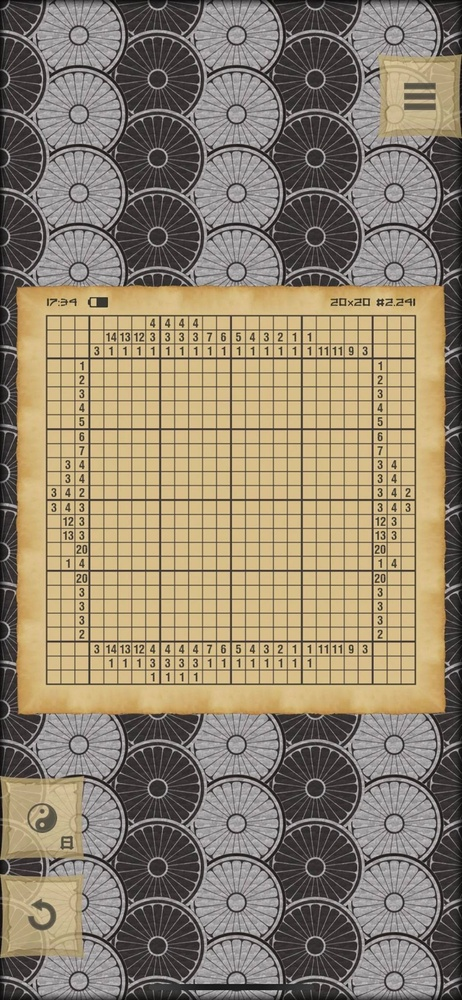
#> input picture tests/input_images/image1.jpg, 462 x 1000 px, shrunk from 946 x 2048 before the run, found by its file name
$ python nonogram_full_array_from_image.py
#> lines starting #> are read from the running program, lines starting #| are printed output that depends on the picture; after the words box and inside, x2 and y2 are one past the last pixel; in counts of white or black regions, pixels touching at a corner belong together
"""Get grid array from nonogram image"""
# imports
import os
import cv2
import numpy as np
import pytesseract


def get_image(path):
    """Get image given path"""
#> called with path = 'tests/input_images/image1.jpg'
    return cv2.imread(path)
#> returned value is the input picture: shape (1000, 462, 3); mean B, G, R 110.6, 130.9, 143.6


def get_image_name(path):
    """Get image name"""
    return os.path.basename(path)


def base_transformation(image):
    """Complete base transformations"""
    # make image gray
    gray = cv2.cvtColor(image, cv2.COLOR_BGR2GRAY)

    # apply Gaussian Blur to reduce noise
    image_blurred = cv2.GaussianBlur(gray, (3, 3), 0)
#> in transform_image, `edges = cv2.Canny(image_blurred, 100, 300, apertureSize=3)`:
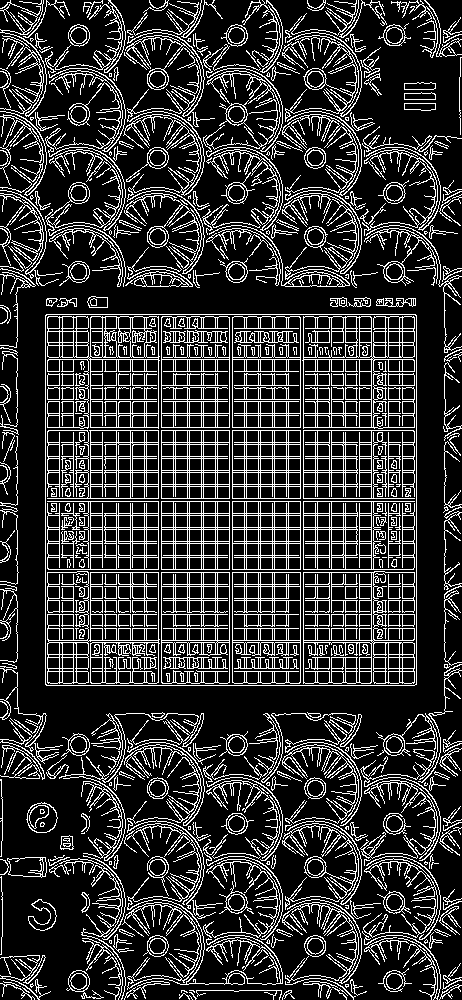
#> edges: shape (1000, 462); 19.4% white in thin lines or dots

    return image_blurred


def get_largest_contour_bounding_box(edges):
    """Get largest contour"""
    # find contours
    contours, _ = cv2.findContours(
        edges, cv2.RETR_LIST, cv2.CHAIN_APPROX_SIMPLE)
#> contours = 2103 contours, 698 with area under 20; largest, box (x1, y1, x2, y2) and area: (45, 314, 417, 686) 137638, (45, 314, 417, 686) 137633, (303, 571, 415, 684) 10309, (302, 316, 415, 429) 10129, (47, 571, 160, 684) 9974

    # finds largest contour
    max_contour = max(contours, key=cv2.contourArea)
#> max_contour = contour of 9 points, box (x1, y1, x2, y2) (45, 314, 417, 686), area 137638

    x_coord, y_coord, width, height = cv2.boundingRect(max_contour)
#> x_coord = 45; y_coord = 314; width = 372; height = 372
    return (x_coord, y_coord, width, height)


def transform_image(image):
    """Transform image to detect edges"""
    # apply base transformations
    image_blurred = base_transformation(image)

    # get edges using Canny method
    edges = cv2.Canny(image_blurred, 100, 300, apertureSize=3)

    # finds largest contour
    x_coord, y_coord, width, height = get_largest_contour_bounding_box(edges)
#> x_coord = 45; y_coord = 314; width = 372; height = 372

    # creates image with contour
    cropped_image = image[y_coord:y_coord + height, x_coord:x_coord + width]

    return cropped_image


def get_binary_image(image):
    """Converts image to black and white"""
    gray_image = cv2.cvtColor(image, cv2.COLOR_BGR2GRAY)
    (thresh, black_white_image) = cv2.threshold(
        gray_image, 150, 255, cv2.THRESH_BINARY_INV)
#> black_white_image: shape (372, 372); 24.6% white in thin lines or dots
    return thresh, black_white_image


def get_num_rows_cols_from_image(image):
    """Get cell dimensions"""
    # transform image
    gray_image = cv2.cvtColor(image, cv2.COLOR_BGR2GRAY)
    (_, black_white_image) = cv2.threshold(
        gray_image, 150, 255, cv2.THRESH_BINARY)
    kernel = np.ones((1, 5), np.uint8)
    erosion = cv2.erode(black_white_image, kernel, iterations=1)

    for row in range(erosion.shape[0]):
        count = 0
        temp_color = erosion[row][0]
        for col in range(erosion.shape[1]):
            current_color = erosion[row][col]
            if temp_color != current_color:
                if temp_color == 255:
                    temp_color = 0
                else:
                    temp_color = 255
                count += 1
        if count > 2:
            pixel_row_for_col_counting = row + 1
            break

    temp_color = 0
    count = 0
    for col in range(erosion.shape[1]):
        current_color = erosion[pixel_row_for_col_counting][col]
        if temp_color != current_color:
            if temp_color == 255:
                temp_color = 0
            else:
                temp_color = 255
            count += 1

    num_cols = int(round(count / 2))
    approximate_col_side_length = erosion.shape[1] / num_cols
    num_rows = int(round(erosion.shape[0] / approximate_col_side_length))
    return num_rows, num_cols


def remove_horizontal_grid_lines(image):
    """Remove horizontal grid lines from image"""
    thresh = get_binary_image(image)[1]

    # Remove horizontal
    horizontal_kernel = cv2.getStructuringElement(cv2.MORPH_RECT, (25, 1))
    detected_lines = cv2.morphologyEx(
        thresh,
        cv2.MORPH_OPEN,
        horizontal_kernel,
        iterations=2)
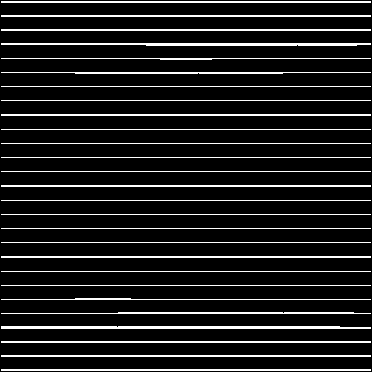
#> detected_lines: shape (372, 372); 11% white in thin lines or dots
    contours = cv2.findContours(
        detected_lines,
        cv2.RETR_EXTERNAL,
        cv2.CHAIN_APPROX_SIMPLE)
#> contours = 27 contours, 12 with area under 20; largest, box (x1, y1, x2, y2) and area: (1, 326, 371, 329) 706, (1, 43, 371, 46) 579, (1, 369, 371, 371) 369, (1, 355, 371, 357) 369, (1, 341, 371, 343) 369
    contours = contours[0] if len(contours) == 2 else contours[1]
    for contour in contours:
        cv2.drawContours(image, [contour], -1, (255, 255, 255), 2)
#> this loop made 27 passes
#> contour on passes 1, 2, 3, 7, 8, 9, 10, 11, 12, 13, 14, 15: [[1, 369], [1, 370], [370, 370], [370, 369]], [[1, 355], [1, 356], [370, 356], [370, 355]], [[1, 341], [1, 342], [370, 342], [370, 341]], [[1, 285], [370, 285]], [[1, 271], [370, 271]], [[1, 256], [1, 257], [370, 257], [370, 256]], [[1, 242], [370, 242]], [[1, 228], [370, 228]], [[1, 214], [370, 214]], [[1, 200], [370, 200]], [[1, 185], [1, 186], [370, 186], [370, 185]], [[1, 171], [370, 171]]
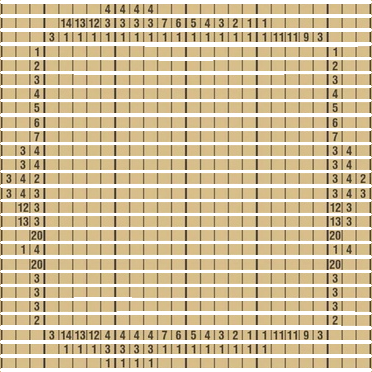
#> image: shape (372, 372, 3); mean B, G, R 161.7, 196.2, 213.2

    # Repair image
    repair_kernel = cv2.getStructuringElement(cv2.MORPH_RECT, (1, 6))
#> repair_kernel = [1, 1, 1, 1, 1, 1]
    result = 255 - cv2.morphologyEx(255 - image,
                                    cv2.MORPH_CLOSE,
                                    repair_kernel,
                                    iterations=1)

    return result


def remove_vertical_grid_lines(image):
    """Remove vertical grid lines from image"""
    thresh = get_binary_image(image)[1]
#> in get_binary_image (call 2), `(thresh, black_white_image) = cv2.threshold( gray_image, 150, 255, cv2..`: black_white_image: shape (372, 372); 15.2% white in thin lines or dots

    # Remove vertical
    vertical_kernel = cv2.getStructuringElement(cv2.MORPH_RECT, (1, 25))
#> vertical_kernel = 25 values from 1 to 1
    detected_lines = cv2.morphologyEx(
        thresh, cv2.MORPH_OPEN, vertical_kernel, iterations=2)
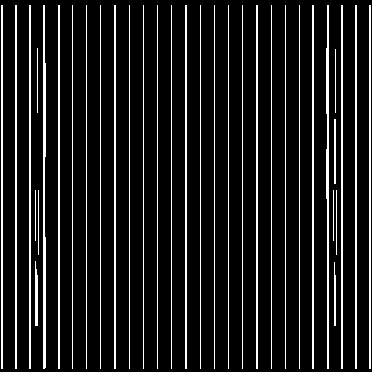
#> detected_lines: shape (372, 372); 11.3% white in thin lines or dots
    contours = cv2.findContours(
        detected_lines,
        cv2.RETR_EXTERNAL,
        cv2.CHAIN_APPROX_SIMPLE)
#> contours = 36 contours, 20 with area under 20; largest, box (x1, y1, x2, y2) and area: (43, 5, 46, 369) 588, (326, 5, 329, 369) 479, (369, 5, 371, 369) 363, (355, 5, 357, 369) 363, (341, 5, 343, 369) 363
    contours = contours[0] if len(contours) == 2 else contours[1]
    for contour in contours:
        cv2.drawContours(image, [contour], -1, (255, 255, 255), 2)
#> this loop made 36 passes
#> contour on passes 3, 4, 5, 6, 7, 8, 9, 10, 11, 12, 14, 15: [[336, 190], [336, 254]], [[333, 190], [333, 240]], [[38, 190], [38, 254]], [[35, 190], [35, 240]], [[334, 119], [334, 183], [335, 183], [335, 119]], [[335, 49], [335, 112]], [[37, 48], [37, 112]], [[369, 5], [369, 368], [370, 368], [370, 5]], [[355, 5], [355, 368], [356, 368], [356, 5]], [[341, 5], [341, 368], [342, 368], [342, 5]], [[312, 5], [312, 368], [313, 368], [313, 5]], [[299, 5], [299, 368]]
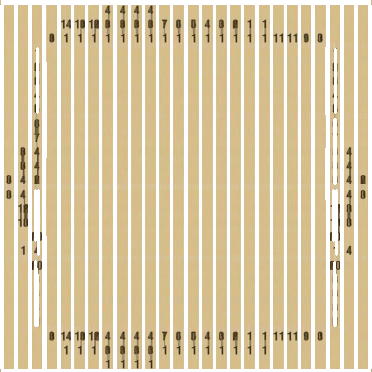
#> image: shape (372, 372, 3); mean B, G, R 170.2, 205.2, 222

    # Repair image
    repair_kernel = cv2.getStructuringElement(cv2.MORPH_RECT, (6, 1))
#> repair_kernel = [[1, 1, 1, 1, 1, 1]]
    result = 255 - cv2.morphologyEx(255 - image,
                                    cv2.MORPH_CLOSE,
                                    repair_kernel,
                                    iterations=1)
#> in get_num_rows_cols_from_image, `gray_image = cv2.cvtColor(image, cv2.COLOR_BGR2GRAY)`:
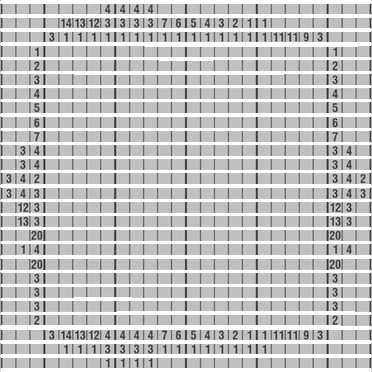
#> gray_image: shape (372, 372); min 35, max 255, mean 197.3
#> in get_num_rows_cols_from_image, `(_, black_white_image) = cv2.threshold( gray_image, 150, 255, cv2.THRE..`: black_white_image: shape (372, 372); 88.7% white; black in thin lines or dots
#> in get_num_rows_cols_from_image, `erosion = cv2.erode(black_white_image, kernel, iterations=1)`:
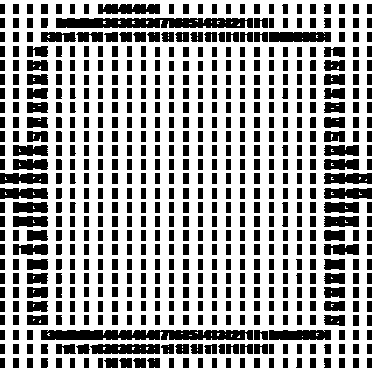
#> erosion: shape (372, 372); 63.9% white; 599 black regions, largest, box (x1, y1, x2, y2) and area: (41, 330, 253, 340) 1914, (56, 18, 253, 28) 1790, (90, 344, 160, 354) 622
#> the loop in get_num_rows_cols_from_image, `for row in range(erosion.shape[0]):` made 5 passes
#> the loop in get_num_rows_cols_from_image, `for col in range(erosion.shape[1]):` made 372 passes
#> after the loop in get_num_rows_cols_from_image, `for col in range(erosion.shape[1]):`: count = 52; temp_color = 0
#> in get_num_rows_cols_from_image, `num_cols = int(round(count / 2))`: num_cols = 26
#> in get_num_rows_cols_from_image, `approximate_col_side_length = erosion.shape[1] / num_cols`: approximate_col_side_length = 14.31
#> in get_num_rows_cols_from_image, `num_rows = int(round(erosion.shape[0] / approximate_col_side_length))`: num_rows = 26
    return result


def remove_grid_lines(image):
    """Remove all grid lines"""
    image_minus_horizontal = remove_horizontal_grid_lines(image)
    image_minus_gridlines = remove_vertical_grid_lines(image_minus_horizontal)
    return image_minus_gridlines


def draw_improved_grid_lines(image, num_rows, num_cols):
    """Draws single pixel grid lines with no noise to get contours from"""
    row_height = image.shape[0] / num_rows
    col_width = image.shape[1] / num_cols

    for row in range(num_rows + 1):
        cv2.line(image, (0, int(row * row_height)),
                 (image.shape[1], int(row * row_height)), (255, 0, 0), 1, 1)

    for col in range(num_cols + 1):
        cv2.line(image, (int(col * col_width), 0),
                 (int(col * col_width), image.shape[0]), (255, 0, 0), 1, 1)

    cv2.line(image, (0, image.shape[0] -
                     1), (image.shape[1], image.shape[0] -
                          1), (255, 0, 0), 1, 1)
    cv2.line(image, (image.shape[1] -
                     1, 0), (image.shape[1] -
                             1, image.shape[0]), (255, 0, 0), 1, 1)

    return image


def check_cell_for_number(cell):
    """Checks cell for number"""
    pytesseract.pytesseract.tesseract_cmd = "Tesseract-OCR/tesseract"
    number = pytesseract.image_to_string(cell)
    return number


def get_array_from_grid(image, num_rows, num_cols):
    """Gets cells from grid"""
#> called with num_rows = 26, num_cols = 26
    image = cv2.cvtColor(image, cv2.COLOR_BGR2GRAY)
    image = cv2.threshold(
        image, 150, 255, cv2.THRESH_BINARY)[1]
    row_height = image.shape[0] / num_rows
#> row_height = 14.31
    col_width = image.shape[1] / num_cols
#> col_width = 14.31
    final_array = []
    for row in range(num_rows):
        for col in range(num_cols):
            cell = image[int(row *
                             row_height):int(min((row +
                                                  1) *
                                                 row_height, image.shape[0])),
                         int(col *
                             col_width):int(min((col +
                                                 1) *
                                                col_width, image.shape[1]))]
            cv2.imshow('cell', cell)
            cv2.waitKey(0)
            cv2.destroyAllWindows()
            number = check_cell_for_number(cell)
            final_array.append(number)
            print(final_array)
#> after the loop, final_array = []
    return final_array


if __name__ == "__main__":
    # nonogram_image_path = input("Please enter path to image file: ")
    NONOGRAM_IMAGE_PATH = "tests/input_images/image1.jpg"
    nonogram_image = get_image(NONOGRAM_IMAGE_PATH)
    nonogram_image_name = get_image_name(NONOGRAM_IMAGE_PATH)
    transformed_image = transform_image(nonogram_image)
    removed_grid_lines = remove_grid_lines(transformed_image)
    number_of_rows, number_of_cols = get_num_rows_cols_from_image(
        transformed_image)
#> (the run stopped early here; a loop or call above may not have finished)
